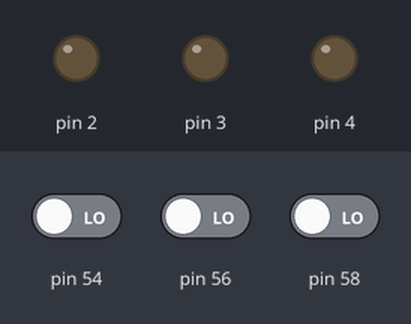
A sketch run on a simulated Arduino Mega 2560, built with avr-gcc and run on an emulated ATmega2560. On the bench: output pins drawn as LEDs (lit = HIGH). The inputs (shaded band) are chosen by the test bench; at power-on: pin 54 LOW, pin 56 LOW, pin 58 LOW.

Above: at 1.2 s.
1.3 s: pin 54 driven HIGH
At 2.5 s:
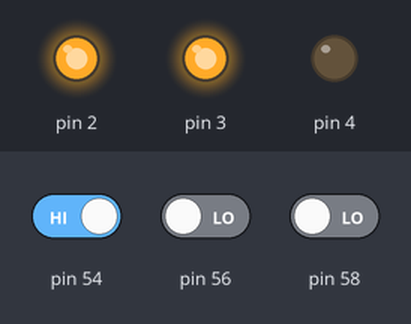
2.8 s: pin 56 driven HIGH
At 3.6 s:
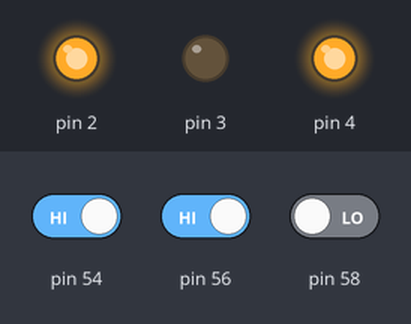
4.3 s: pin 58 driven HIGH
At 4.7 s:
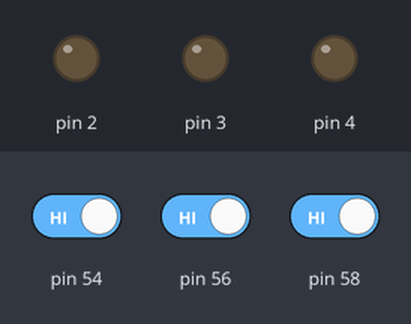
Timing chart, 0 to 7.3 s (numbered marks = the images above; inputs shaded):
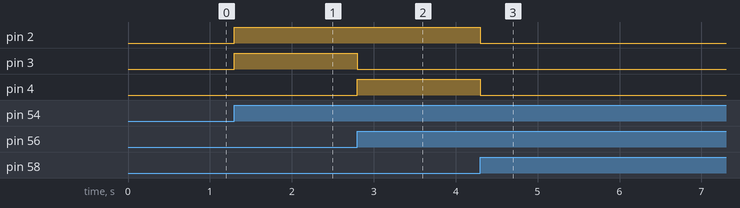

Measured:
- after the input at 1.3 s, pin 2, pin 3: LOW → HIGH at once
- after the input at 2.8 s, pin 3: HIGH → LOW at once; pin 4: LOW → HIGH at once
- after the input at 4.3 s, pin 2, pin 4: HIGH → LOW at once

The sketch:

TC204_Circuit__toile_triangle.ino
```cpp
#include <SPI.h>
#include <Controllino.h>

//
// Tâche : TC204_Circuit_étoile_triangle
//

// Définition des variables
int iStatut = 0; // 0 - Arrêt, 1 - Étoile, 2 - Triangle

//
// Configuration
//
void setup() {
  // Définir les broches en tant qu'entrées ou sorties
  pinMode(CONTROLLINO_A0, INPUT);
  pinMode(CONTROLLINO_A2, INPUT);
  pinMode(CONTROLLINO_A4, INPUT);
  pinMode(CONTROLLINO_D0, OUTPUT);
  pinMode(CONTROLLINO_D1, OUTPUT);
  pinMode(CONTROLLINO_D2, OUTPUT);
}

//
// Boucle
//
void loop() {
  // Démarrer le moteur en circuit étoile uniquement s'il est actuellement arrêté
  if (iStatut == 0 && digitalRead(CONTROLLINO_A0)) {
    iStatut = 1; // Statut Moteur 1 - étoile
    digitalWrite(CONTROLLINO_D0, HIGH); // contacteur K1
    digitalWrite(CONTROLLINO_D1, HIGH); // contacteur K2
  }

  // Passer le moteur en circuit triangle uniquement s'il est actuellement en étoile
  if (iStatut == 1 && digitalRead(CONTROLLINO_A2)) {
    iStatut = 2; // Statut Moteur 2 - triangle
    digitalWrite(CONTROLLINO_D1, LOW); // contacteur K2
    digitalWrite(CONTROLLINO_D2, HIGH); // contacteur K3
  }

  // Arrêter le moteur, indépendamment de son statut précédent
  if (digitalRead(CONTROLLINO_A4)) {
    iStatut = 0; // Statut Moteur 0 - arrêt
    digitalWrite(CONTROLLINO_D0, LOW); // tous les contacteurs éteints
    digitalWrite(CONTROLLINO_D1, LOW); // tous les contacteurs éteints
    digitalWrite(CONTROLLINO_D2, LOW); // tous les contacteurs éteints
    delay(5000); // attendre jusqu'à ce que le moteur soit complètement arrêté
  }
}
```
